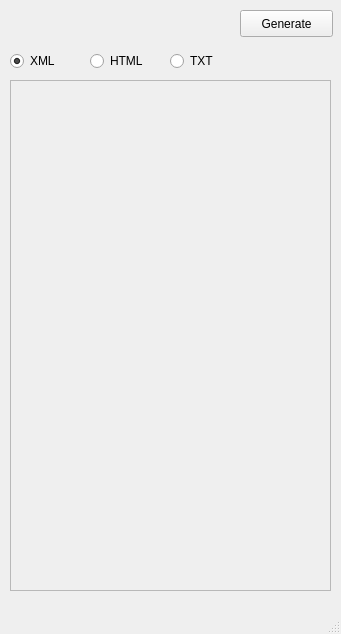
<?xml version="1.0" encoding="UTF-8"?>
<ui version="4.0">
 <class>ReportMainWindow</class>
 <widget class="QMainWindow" name="ReportMainWindow">
  <property name="geometry">
   <rect>
    <x>0</x>
    <y>0</y>
    <width>341</width>
    <height>634</height>
   </rect>
  </property>
  <property name="windowTitle">
   <string>Report Manager</string>
  </property>
  <widget class="QWidget" name="centralwidget">
   <widget class="QFrame" name="treeArea">
    <property name="geometry">
     <rect>
      <x>10</x>
      <y>80</y>
      <width>321</width>
      <height>511</height>
     </rect>
    </property>
    <property name="frameShape">
     <enum>QFrame::StyledPanel</enum>
    </property>
    <property name="frameShadow">
     <enum>QFrame::Raised</enum>
    </property>
   </widget>
   <widget class="QPushButton" name="generateButton">
    <property name="geometry">
     <rect>
      <x>240</x>
      <y>10</y>
      <width>93</width>
      <height>27</height>
     </rect>
    </property>
    <property name="text">
     <string>Generate</string>
    </property>
   </widget>
   <widget class="QRadioButton" name="radioXmlButton">
    <property name="geometry">
     <rect>
      <x>10</x>
      <y>50</y>
      <width>61</width>
      <height>22</height>
     </rect>
    </property>
    <property name="text">
     <string>XML</string>
    </property>
    <property name="checked">
     <bool>true</bool>
    </property>
   </widget>
   <widget class="QRadioButton" name="radioHtmlButton">
    <property name="geometry">
     <rect>
      <x>90</x>
      <y>50</y>
      <width>71</width>
      <height>22</height>
     </rect>
    </property>
    <property name="text">
     <string>HTML</string>
    </property>
   </widget>
   <widget class="QRadioButton" name="radioTxtButton">
    <property name="geometry">
     <rect>
      <x>170</x>
      <y>50</y>
      <width>61</width>
      <height>22</height>
     </rect>
    </property>
    <property name="text">
     <string>TXT</string>
    </property>
   </widget>
  </widget>
  <widget class="QMenuBar" name="menubar">
   <property name="geometry">
    <rect>
     <x>0</x>
     <y>0</y>
     <width>341</width>
     <height>25</height>
    </rect>
   </property>
  </widget>
  <widget class="QStatusBar" name="statusbar"/>
 </widget>
 <resources/>
 <connections/>
</ui>
